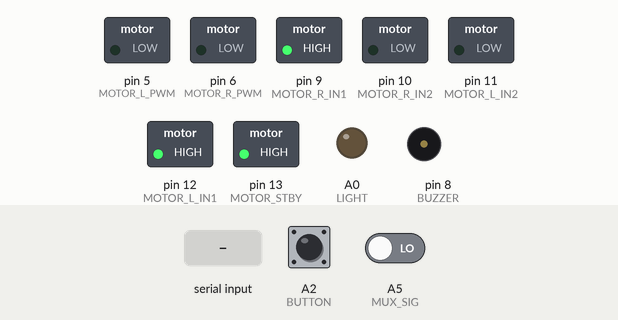
Recording of a sketch running on a simulated Arduino Uno, built with avr-gcc and run on an emulated ATmega328P. On the bench: switched loads named in the sketch (green lamp = pin HIGH), output pins drawn as LEDs (lit = HIGH), buzzer (waves = sounding, pin HIGH). The test bench sets the inputs (shaded band); at power-on: A5 (MUX_SIG) LOW, A2 (BUTTON) HIGH. EEPROM starts erased; pins used as bus, display or sensor lines are not drawn; what the sketch prints to the serial monitor is not drawn.

Above: at 3.2 s.
3.3 s: byte 67 ('C') received over Serial
At 4.5 s:
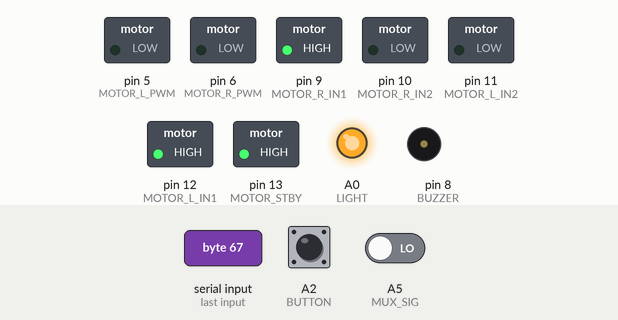
8.5 s: A5 (MUX_SIG) driven HIGH
At 10.0 s:
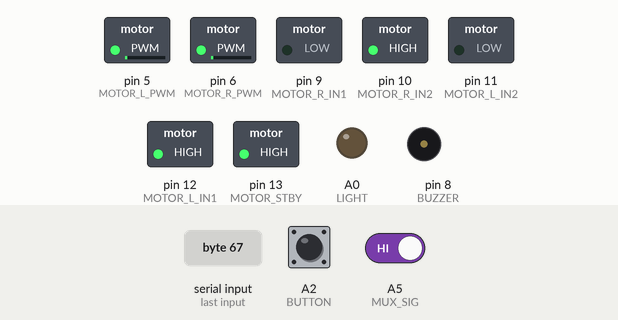
10.9 s: "90,45,200\n" received over Serial
At 11.8 s:
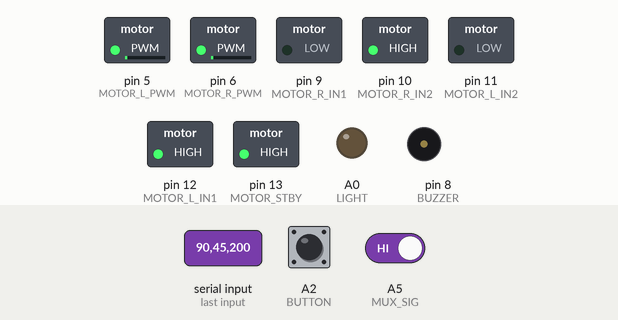
12.5 s: byte 109 ('m') received over Serial
At 14.1 s:
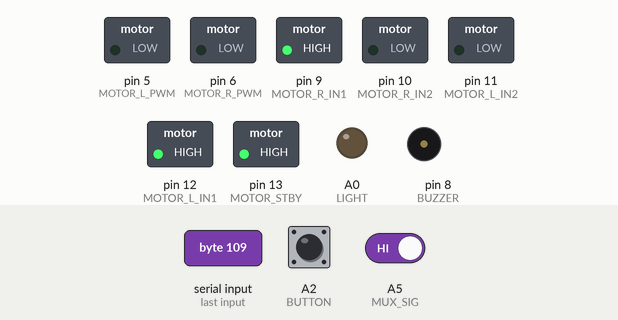
15.0 s: byte 70 ('F') received over Serial
Timing chart, 0 to 17.5 s (numbered marks = the images above; inputs shaded):
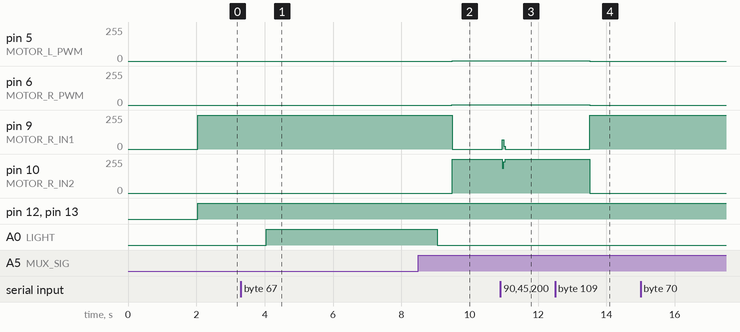

The sketch:

Prototype_7.ino
```cpp
#include <EEPROM.h>
#include "LFRConsole.h"
#include "motors.h"
#include "utils.h"


// Pin definitions for MUX
#define MUX_SIG  A5  // Analog signal pin from MUX
#define MUX_S0    7
#define MUX_S1    4
#define MUX_S2    3
#define MUX_S3    2

// Pin definitions for TB6612FNG Motor Driver
#define MOTOR_L_PWM        5
#define MOTOR_L_IN1       12
#define MOTOR_L_IN2       11
#define MOTOR_R_PWM        6
#define MOTOR_R_IN1        9
#define MOTOR_R_IN2       10
#define MOTOR_STBY        13  // Standby pin

#define BUZZER     8
#define LIGHT     A0
#define BATTERY   A1
#define vRatio   3.0
#define BUTTON    A2

#define calibrationOffset 50

/* *******CAUTION******* *
 * Select only one       *
 * ********************* */
// #define AnalogSENSOR
#define DigitalSENSOR

bool LFRConsole = false;
bool debug = false;

// PID Constants (adjustable via Bluetooth)
float Kp = 25.0;
float Ki = 0.01;
float Kd = 10;

// Sensor Configuration
#define NUM_SENSORS 12

//Values Range from 0 - 1000
int sensorValues[NUM_SENSORS];

// {NUM_SENSOR}bit value
uint16_t sensorValuesDig = 0x0000;

// Stores data about Sensor Calibration
struct calibrationData {
  int Min[NUM_SENSORS];
  int Max[NUM_SENSORS];
  bool calibrationDone = false;
};
calibrationData sensor;

bool BTDrive =   false;
bool inverted =  false;
bool solidLine = false, solidLineTStarted = false;
bool noLine =    false;
bool buzzed =    false;
float error =      0.0;
float lastError =  0.0;
bool errorDir =  false;
float integral =   0.0;

int noLineStopDelay = 50;
int backTrackDuration = 250;
int solidLineStopDel = 75;
byte brakeDuration = 50;

int miscSpeed =  120;
int baseSpeed =  150;
int maxSpeed  =  180;
int minSpeed  = -120;

unsigned long tBuzz, tNoLine, tSolidLine, t1, t2, t3;
bool t1Started = false, t2Started = false, t3Started = false;


float readBattery() {
  return (analogRead(BATTERY) * 5.0 * vRatio) / 1023;
}

void selectSensor(byte n) {
  digitalWrite(MUX_S0, (n & 0x01));
  digitalWrite(MUX_S1, (n & 0x02));
  digitalWrite(MUX_S2, (n & 0x04));
  digitalWrite(MUX_S3, (n & 0x08));
}

// Check for {n} consecutive {value} in {sensorValuesDig}
bool checkConsecutive(byte n, bool value) {
  bool val0 = sensorValuesDig & (1 << (NUM_SENSORS - 1));   // Value [0]
  bool val1 = sensorValuesDig & 1;                          // VAlue [11]
  if(val0 != val1) return false;
  else if(val0 == value) return false;

  bool changed = false;
  byte consecSize = 0;
  val0 = (sensorValuesDig & (1 << NUM_SENSORS - 1));

  for(int i = 0; i < NUM_SENSORS; i++) {
    val1 = sensorValuesDig & (1 << NUM_SENSORS - 1 - i);

    if(val0 != val1) {
      if(val1 == value) {
        changed = true;
        // consecSize = 0;            // Count all consecutive sequences
      }
      else changed = false;
    }

    if(changed) consecSize++;
    // Serial.print(consecSize);
    val0 = val1;
  }
  return (consecSize == n);
}

// Function to read sensors from MUX
void readSensors(bool print) {
  #if defined (AnalogSENSOR)
    for (uint8_t i = 0; i < NUM_SENSORS; i += 1) {
      sensorValues[i] = 0;
    }

    for (uint8_t j = 0; j < 4; j++) {
      for (uint8_t i = 1; i < NUM_SENSORS + 1; i += 1) {
        selectSensor(i);
        sensorValues[i - 1] += analogRead(MUX_SIG);
      }
    }
    // get the rounded average of the readings for each sensor
    for (uint8_t i = 0; i < NUM_SENSORS; i += 1) {
      sensorValues[i] = (sensorValues[i] + (4 >> 1)) / 4;
    }
  #endif
  #if defined (DigitalSENSOR)
    for (uint8_t i = 1; i < NUM_SENSORS + 1; i += 1) {
      selectSensor(i);
      sensorValues[i - 1] = digitalRead(MUX_SIG);
    }
  #endif

  if(debug && print) printlnArr(sensorValues, NUM_SENSORS);
}
void readCalibratedSensors(bool invert, bool print) {
  readSensors(print);
  sensorValuesDig = 0x0000;

  for (int i = 0; i < NUM_SENSORS; i++) {
    #if defined (AnalogSENSOR)
      if(invert) sensorValues[i] = map(sensorValues[i], sensor.Min[i] + calibrationOffset + 50, sensor.Max[i] - 20, 1000, 0);
      else       sensorValues[i] = map(sensorValues[i], sensor.Min[i] + calibrationOffset + 50, sensor.Max[i] - 20, 0, 1000);
    #endif
    #if defined (DigitalSENSOR)
      if(invert) sensorValues[i] = map(sensorValues[i], sensor.Min[i], sensor.Max[i], 1000, 0);
      else       sensorValues[i] = map(sensorValues[i], sensor.Min[i], sensor.Max[i], 0, 1000);
    #endif
    sensorValues[i] = constrain(sensorValues[i], 0, 1000);
    bool currentDigiVal = (sensorValues[i] > 700 ? 1 : 0);
    sensorValuesDig |= (currentDigiVal << (NUM_SENSORS - 1 - i));
  }

  if(checkConsecutive(1, 1) || checkConsecutive(2, 1)) inverted = false;
  else
  if(checkConsecutive(3, 0) || checkConsecutive(4, 0)) inverted = true;

  if(inverted) {
    for(int i = 0; i < NUM_SENSORS; i++) {
      sensorValues[i] = map(sensorValues[i], 0, 1000, 1000, 0);
      sensorValuesDig ^= 0b111111111111;
    }
  }
}

// Function to calculate line position
float getLinePosition() {
    long weightedSum = 0;
    long sum = 0;
    for (int i = 0; i < NUM_SENSORS; i++) {
        int value = sensorValues[i];
        weightedSum += (long)i * value;
        sum += value;
    }

    solidLine = (sum > (NUM_SENSORS * 1000) - 500) ? true : false;

    if (sum < 800) return -1;
    return (float)weightedSum / sum;
}

float getPositionError() {
  int sum = 0;
  int positionWeight = 0;
  for(int i = -6; i <= 0; i++) {
    positionWeight += sensorValues[i + 6] * i;
    sum += sensorValues[i + 6];
  }
  for(int i = 1; i <= 6; i++) {
    positionWeight += sensorValues[i + 5] * i;
    sum += sensorValues[i + 5];
  }
  if(positionWeight == 0) return 0;
  return (float)positionWeight / (float)sum;
}

void calibrateSensors() {
  stopMotors();
  digitalWrite(LIGHT, HIGH);
  Serial.println("\nCalibrating... Move the robot over the line!");
  for (int i = 0; i < NUM_SENSORS; i++) {
    sensor.Min[i] = 1023;
    sensor.Max[i] = 0;
  }
  unsigned long startTime = millis();
  while (millis() - startTime < 5000) {
    readSensors(false);
    for (int i = 0; i < NUM_SENSORS; i++) {
      sensor.Min[i] = min(sensor.Min[i], sensorValues[i]);
      sensor.Max[i] = max(sensor.Max[i], sensorValues[i]);
    }
  }
  sensor.calibrationDone = true;
  Serial.println("Calibration complete!");
  digitalWrite(LIGHT, LOW);

  EEPROM.put(0x0E ,sensor);

  if(debug) {
    Serial.print("Min:\t");
    printlnArr(sensor.Min, NUM_SENSORS);
    Serial.print("Max:\t");
    printlnArr(sensor.Max, NUM_SENSORS);
    Serial.println();
  }
}


void buzz() {
  tBuzz = millis();
  buzzed = false;
  digitalWrite(BUZZER, HIGH);
  if(!inverted) digitalWrite(LIGHT, HIGH);
  else digitalWrite(LIGHT, LOW);
}

// PID Controller
float pidControl() {
  readCalibratedSensors(true, false);          // Invert readings
  float position = getLinePosition();

  error = position - (((float)NUM_SENSORS - 1.0) / 2);
  // error = getPositionError();
  if(debug){
    Serial.print("Err:"); Serial.print(error);
  }
  if(solidLine) {
    if(buzzed && millis() > tBuzz + 1000) buzz();
    if(solidLineTStarted == false) tSolidLine = millis();
    solidLineTStarted = true;

    if(millis() > tSolidLine + solidLineStopDel) {
      // Serial.println("\n\n\n\n\n\n\n\n\n\n\n\n\n\n\n\n\n\n\n");
      setMotorSpeed(0, 0);
      delay(1000);
    }
  } else {
      solidLineTStarted = false;
  }

  if(position != -1) {
    errorDir = error > 0 ? true : false;
  }

  integral = constrain(integral + error, -500, 500);
  int derivative = error - lastError;
  lastError = error;
  int output = (Kp * error) + (Ki * integral) + (Kd * derivative);

  if (position == -1 ) {
    if(noLine == false) {
      tNoLine = millis();
      noLine = true;
    }

    if(millis() > tNoLine + noLineStopDelay) {
      // if(millis() < tNoLine + (noLineStopDelay + backTrackDuration)) setMotorSpeed(-miscSpeed, -miscSpeed);
      if(millis() < tNoLine + (noLineStopDelay + backTrackDuration + brakeDuration)) {
        shortBrake(brakeDuration);
        // if(!errorDir) setMotorSpeed(-miscSpeed + 100, -miscSpeed);
        // else setMotorSpeed(-miscSpeed, -miscSpeed + 100);
        if(!errorDir) setMotorSpeed(-miscSpeed + 100, -miscSpeed);
        else setMotorSpeed(-miscSpeed, -miscSpeed + 100);
      }
      else {
        if(!errorDir) pivotLeft(miscSpeed);
        else pivotRight(miscSpeed);
      }
    }
      // Rotate in place if no line is detected
    return position;
  } else {
    noLine = false;
  }

  int leftSpeed = constrain(baseSpeed + output, minSpeed, maxSpeed);
  int rightSpeed = constrain(baseSpeed - output, minSpeed, maxSpeed);

  setMotorSpeed(leftSpeed, rightSpeed);

  return position;
}

void readEEPROM(){
  EEPROM.get(0x00, Kp);
  EEPROM.get(0x04, Ki);
  EEPROM.get(0x08, Kd);
  EEPROM.get(0x0C, baseSpeed);
  EEPROM.get(0x0E, sensor);

  // EEPROM.get(0x4F, LFRConsole);
  EEPROM.get(0x50, debug);
  EEPROM.get(0x51, miscSpeed);
  EEPROM.get(0x53, noLineStopDelay);
  EEPROM.get(0x55, backTrackDuration);
  EEPROM.get(0x57, brakeDuration);
  EEPROM.get(0x58, solidLineStopDel);
}

// Function to receive PID values via Bluetooth
void receiveBluetoothData() {
  if (Serial.available()) {
    char cmd = Serial.read();
    Serial.print(cmd); Serial.print(": ");
    switch(cmd) {
      case 'P': Kp = Serial.parseFloat(); EEPROM.put(0x00, Kp); Serial.print(Kp); break;    // Occupies address 0x00 to 0x03
      case 'I': Ki = Serial.parseFloat(); EEPROM.put(0x04, Ki); Serial.print(Ki); break;    // Occupies address 0x04 to 0x07
      case 'D': Kd = Serial.parseFloat(); EEPROM.put(0x08, Kd); Serial.print(Kd); break;    // Occupies address 0x08 to 0x0B

      case 'M': baseSpeed =         Serial.parseInt();  EEPROM.put(0x0C, baseSpeed);            Serial.print(baseSpeed); break;    // Occupies address 0x0C to 0x0D
      case 'm': miscSpeed =         Serial.parseInt();  EEPROM.put(0x51, miscSpeed);            Serial.print("Misc Spd:");            Serial.print(miscSpeed); break;
      case 'T': noLineStopDelay =   Serial.parseInt();  EEPROM.put(0x53, noLineStopDelay);      Serial.print("No Line Stop-Delay:");  Serial.print(noLineStopDelay); break;
      case 't': backTrackDuration = Serial.parseInt();  EEPROM.put(0x55, backTrackDuration);    Serial.print("Back Track Duration:"); Serial.print(backTrackDuration); break;
      case 'b': brakeDuration =     Serial.parseInt();  EEPROM.put(0x57, (byte)brakeDuration);  Serial.print("Brake Duration:");      Serial.print(brakeDuration); break;
      case 's': solidLineStopDel =  Serial.parseInt();  EEPROM.put(0x58, solidLineStopDel);     Serial.print("Stop Delay:");          Serial.print(solidLineStopDel); break;


      case 'F': setMotorSpeed(baseSpeed, baseSpeed);    break;
      case 'B': setMotorSpeed(-baseSpeed, -baseSpeed);  break;
      case 'L': setMotorSpeed(-baseSpeed, baseSpeed);   break;
      case 'R': setMotorSpeed(baseSpeed, -baseSpeed);   break;

      case 'C': sensor.calibrationDone = false; Serial.print("Calibrate "); break;
      case 'Y': digitalWrite(BUZZER, !digitalRead(BUZZER)); Serial.print("Buzzer ");  Serial.print(digitalRead(BUZZER) ? "ON" : "OFF"); break;
      case 'U': digitalWrite(LIGHT, !digitalRead(LIGHT));   Serial.print("Light ");   Serial.print(digitalRead(LIGHT) ? "ON" : "OFF"); break;
      // case 'y': digitalWrite(BUZZER, LOW); break;

      case 'l': LFRConsole = !LFRConsole; if(LFRConsole) debug = false; EEPROM.put(0x4F, LFRConsole); EEPROM.put(0x50, debug); break;
      case 'd': debug = !debug;           if(debug) LFRConsole = false; EEPROM.put(0x4F, LFRConsole); EEPROM.put(0x50, debug); break;
      // case '{': consoleAppRx(cmd); break;
      case 'x': BTDrive = false; Serial.print(BTDrive); break;
      case 'X': BTDrive = true; debug = false;   //Fall-through to stop
      default: setMotorSpeed(0, 0);
    }

  }
}

// Setup function
void setup() {
  Serial.begin(115200);

  readEEPROM();
  Serial.println();
  Serial.println("*********************Prototype 7*********************");
  Serial.print("P:\t");
  Serial.println(Kp);
  Serial.print("I:\t");
  Serial.println(Ki);
  Serial.print("D:\t");
  Serial.println(Kd);
  Serial.print("Speed:\t");
  Serial.println(baseSpeed);
  Serial.println("Calibration: ");
  Serial.print("Min: ");
  printlnArr(sensor.Min, NUM_SENSORS);
  Serial.print("Max: ");
  printlnArr(sensor.Max, NUM_SENSORS);
  Serial.print("Debug:\t\t\t"); Serial.println(debug ? "True" : "False");
  Serial.print("Console:\t\t"); Serial.println(LFRConsole ? "True" : "False");
  Serial.print("Misc Speed:\t\t"); Serial.println(miscSpeed);
  Serial.print("No Line Delay:\t\t"); Serial.print(noLineStopDelay); Serial.println("ms");
  Serial.print("Back Track Delay:\t"); Serial.print(backTrackDuration); Serial.println("ms");
  Serial.print("Breaking Duration:\t"); Serial.print(brakeDuration); Serial.println("ms");
  Serial.print("No Line Stop Delay:\t"); Serial.print(solidLineStopDel); Serial.println("ms");

  Serial.println("*****************************************************");

  pinMode(BUTTON, INPUT_PULLUP);
  if(!digitalRead(BUTTON)) sensor.calibrationDone = false;
  delay(2000);

  pinMode(MUX_S0, OUTPUT);
  pinMode(MUX_S1, OUTPUT);
  pinMode(MUX_S2, OUTPUT);
  pinMode(MUX_S3, OUTPUT);
  pinMode(BUZZER, OUTPUT);
  pinMode(LIGHT, OUTPUT);
  pinMode(MUX_SIG, INPUT);
  pinMode(MOTOR_STBY, OUTPUT);
  pinMode(MOTOR_L_PWM, OUTPUT);
  pinMode(MOTOR_L_IN1, OUTPUT);
  pinMode(MOTOR_L_IN2, OUTPUT);
  pinMode(MOTOR_R_PWM, OUTPUT);
  pinMode(MOTOR_R_IN1, OUTPUT);
  pinMode(MOTOR_R_IN2, OUTPUT);
  digitalWrite(MOTOR_STBY, LOW);
}

// Main loop
void loop() {
  float pos;
  if(!sensor.calibrationDone){
    calibrateSensors();
  } else {
    if(!BTDrive) {
      pos = pidControl();
    }
  }

  if(millis() > tBuzz + 100 && buzzed == false) {
    buzzed = true;
    digitalWrite(BUZZER, LOW);
    if(!inverted) digitalWrite(LIGHT, LOW);
    else digitalWrite(LIGHT, HIGH);
    tBuzz = millis();
  }
  digitalWrite(LIGHT, inverted);

  if(LFRConsole) {
    consoleAppTx(sensorValues, pos, error);
  }
  if(debug) {
    Serial.print("Sen:\t");
    printArr(sensorValues, NUM_SENSORS);
    Serial.print(pos); Serial.print(" ");
    Serial.print(errorDir); Serial.print("\t");
    Serial.println();
  }

  receiveBluetoothData();
}
```

LFRConsole.h
```cpp
#pragma once
#include <ArduinoJson.h>
// #include "config.h"
// #include "declarations.h"
#define JSON_MAX_LEN 196

void consoleAppTx(int sensorValues[], int pos, float error)
{
	JsonDocument consoleTX;
	char output[JSON_MAX_LEN];
	// printArr(sensorValuesDig, NUM_SENSORS + 1);
	// Serial.print("Digi");
	// String str = "";
	// for(int i = 0; i < NUM_SENSORS; i++) {
	//   Serial.print(sensorValuesDig[i]);
	//   if(sensorValuesDig[i] == '1') str = str + '1';
	//   else str += '0';
	// }
	// Serial.print(str);
	// consoleTX["di"] = String(sensorValuesDig);
	JsonArray data = consoleTX["an"].to<JsonArray>();
	for (int i = 0; i < sizeof(sensorValues) / sizeof(int); i++)
	{
		data.add(map(sensorValues[i], 0, 1000, 0, 99));
	}
	consoleTX["l1"] = "Error";
	consoleTX["v1"] = error;
	consoleTX["l2"] = "Position";
	consoleTX["v2"] = pos;

	serializeJson(consoleTX, output);
	Serial.print(output);
	// Serial.print(sensorValuesDig);
	// printArr(sensorValuesDig, NUM_SENSORS);
	Serial.println();
}
void consoleAppRx(char cmd, float pidValues[])
{
	JsonDocument consoleRX;
	Serial.flush();
	String consoleData = Serial.readStringUntil('\n');
	consoleData = cmd + consoleData;
	DeserializationError deSerError = deserializeJson(consoleRX, consoleData);
	deserializeJson(consoleRX, consoleData);
	if (deSerError)
	{
		Serial.print("Deserialize JSON FAILED: ");
		Serial.print(deSerError.f_str());
		Serial.println();
		consoleRX.clear();
		return;
	}

	pidValues[0] = consoleRX["P"];    // range 0-100
	pidValues[1] = consoleRX["I"];    // range 0-100
	pidValues[2] = consoleRX["D"];    // range 0-100
	pidValues[3] = consoleRX["ms"];   // range 0-255
	pidValues[4] = consoleRX["de"];   // range 0-50
}
```

motors.h
```cpp
#include "Arduino.h"
#pragma once
// Pin definitions for TB6612FNG Motor Driver
#define MOTOR_L_PWM        5
#define MOTOR_L_IN1       12
#define MOTOR_L_IN2       11

#define MOTOR_R_PWM        6
#define MOTOR_R_IN1        9
#define MOTOR_R_IN2       10

#define MOTOR_STBY        13

// Motor control function
void setMotorSpeed(int left, int right) {
    digitalWrite(MOTOR_STBY, HIGH);
    if (left >= 0) {
        digitalWrite(MOTOR_L_IN1, HIGH);
        digitalWrite(MOTOR_L_IN2, LOW);
        analogWrite(MOTOR_L_PWM, left);
    } else {
        digitalWrite(MOTOR_L_IN1, LOW);
        digitalWrite(MOTOR_L_IN2, HIGH);
        analogWrite(MOTOR_L_PWM, -left);
    }

    if (right >= 0) {
        digitalWrite(MOTOR_R_IN1, HIGH);
        digitalWrite(MOTOR_R_IN2, LOW);
        analogWrite(MOTOR_R_PWM, right);
    } else {
        digitalWrite(MOTOR_R_IN1, LOW);
        digitalWrite(MOTOR_R_IN2, HIGH);
        analogWrite(MOTOR_R_PWM, -right);
    }
}
void turnLeft(int speed) {
    setMotorSpeed(0, speed);
}
void reverseLeft(int speed) {
    setMotorSpeed(-speed, 0);

}
void pivotLeft(int speed) {
    setMotorSpeed(-speed, speed);
}
void turnRight(int speed) {
    setMotorSpeed(speed, 0);
}
void reverseRight(int speed) {
    setMotorSpeed(0, -speed);
}
void pivotRight(int speed) {
    setMotorSpeed(speed, -speed);
}
void stopMotors() {         // Smooth Stop
    digitalWrite(MOTOR_STBY, LOW);
    setMotorSpeed(0, 0);
}
void shortBrake() {         // Instant Stop
  setMotorSpeed(0, 0);
}
void shortBrake(int del) {
  shortBrake();
  delay(del);
}
```

utils.h
```cpp
#pragma once

// #include "config.h"
// #include "declarations.h"
void printArr(int arr[], byte size) {
  for(int i = 0; i < size; i++) {
    Serial.print(i + 1); Serial.print(":");
    Serial.print(arr[i]); Serial.print("\t");
  }
}
void printlnArr(int arr[], byte size) {
  printArr(arr, size);
  Serial.println();
}
void printArr(char arr[], byte size) {
  for(int i = 0; i < size; i++) {
    Serial.print(i + 1); Serial.print(":");
    Serial.print(arr[i]); Serial.print("\t");
  }
}
void printlnArr(char arr[], byte size) {
  printArr(arr, size);
  Serial.println();
}
```

Measured:
- after the input at 3.3 s, A0 (LIGHT): goes on until 4.0 s, then stays HIGH; pin 8 (BUZZER): stops changing and stays LOW
- after the input at 8.5 s, pin 5 (MOTOR_L_PWM), pin 6 (MOTOR_R_PWM): 0/255 → 1/255 after 0.98 s; pin 9 (MOTOR_R_IN1): 255/255 → 0/255 after 0.98 s; pin 10 (MOTOR_R_IN2): 0/255 → 255/255 after 0.98 s; A0 (LIGHT): goes on until 9.0 s, then stays LOW; pin 8 (BUZZER): stays LOW (without the input it goes to HIGH after 0.72 s)
- after the input at 10.9 s, pin 9 (MOTOR_R_IN1): 0/255 → 68/255 after 0.05 s, → 21/255 0.04 s later, → 0/255 0.04 s later; pin 10 (MOTOR_R_IN2): 255/255 → 187/255 after 0.05 s, → 234/255 0.04 s later, → 255/255 0.04 s later
- after the input at 12.5 s, pin 5 (MOTOR_L_PWM), pin 6 (MOTOR_R_PWM): 1/255 → 0/255 after 1.0 s; pin 9 (MOTOR_R_IN1): 0/255 → 255/255 after 1.0 s; pin 10 (MOTOR_R_IN2): 255/255 → 0/255 after 1.0 s
